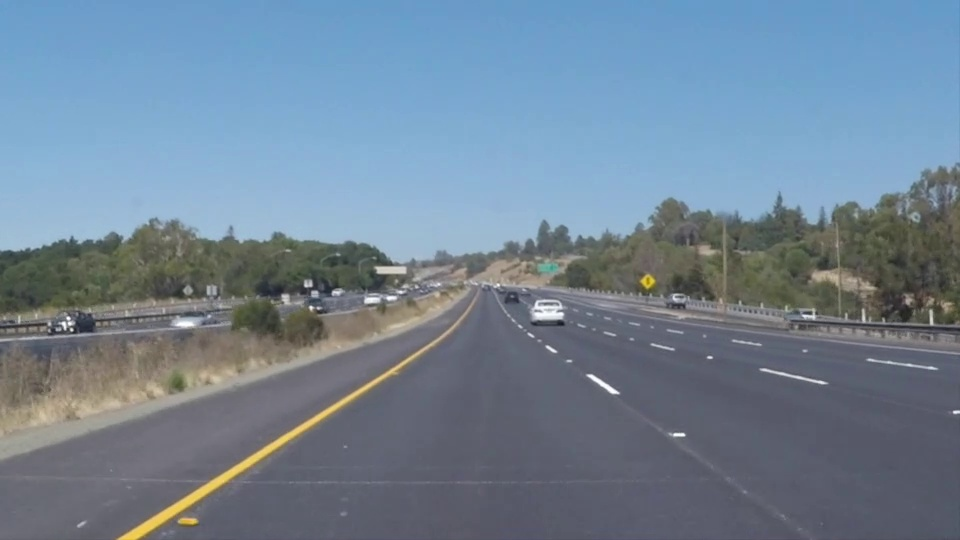
#> input picture test_images/my_test_image.jpg, 960 x 540 px; its folder holds only this picture in this run
$ jupyter execute --allow-errors P1.ipynb   (shell and % lines are left out)
#> lines starting #> are read from the running program, lines starting #| are printed output that depends on the picture; after the words box and inside, x2 and y2 are one past the last pixel; in counts of white or black regions, pixels touching at a corner belong together
# Self-Driving Car Engineer Nanodegree

## Project: **Finding Lane Lines on the Road**
***
In this project, you will use the tools you learned about in the lesson to identify lane lines on the road.  You can develop your pipeline on a series of individual images, and later apply the result to a video stream (really just a series of images). Check out the video clip "raw-lines-example.mp4" (also contained in this repository) to see what the output should look like after using the helper functions below.

Once you have a result that looks roughly like "raw-lines-example.mp4", you'll need to get creative and try to average and/or extrapolate the line segments you've detected to map out the full extent of the lane lines.  You can see an example of the result you're going for in the video "P1_example.mp4".  Ultimately, you would like to draw just one line for the left side of the lane, and one for the right.

In addition to implementing code, there is a brief writeup to complete. The writeup should be completed in a separate file, which can be either a markdown file or a pdf document. There is a [write up template](https://github.com/udacity/CarND-LaneLines-P1/blob/master/writeup_template.md) that can be used to guide the writing process. Completing both the code in the Ipython notebook and the writeup template will cover all of the [rubric points](https://review.udacity.com/#!/rubrics/322/view) for this project.

---
Let's have a look at our first image called 'test_images/solidWhiteRight.jpg'.  Run the 2 cells below (hit Shift-Enter or the "play" button above) to display the image.

**Note: If, at any point, you encounter frozen display windows or other confounding issues, you can always start again with a clean slate by going to the "Kernel" menu above and selecting "Restart & Clear Output".**

---

**The tools you have are color selection, region of interest selection, grayscaling, Gaussian smoothing, Canny Edge Detection and Hough Tranform line detection.  You  are also free to explore and try other techniques that were not presented in the lesson.  Your goal is piece together a pipeline to detect the line segments in the image, then average/extrapolate them and draw them onto the image for display (as below).  Once you have a working pipeline, try it out on the video stream below.**

---

<figure>

 <figcaption>
 <p></p>
 <p style="text-align: center;"> Your output should look something like this (above) after detecting line segments using the helper functions below </p>
 </figcaption>
</figure>
 <p></p>
<figure>

 <figcaption>
 <p></p>
 <p style="text-align: center;"> Your goal is to connect/average/extrapolate line segments to get output like this</p>
 </figcaption>
</figure>

**Run the cell below to import some packages.  If you get an `import error` for a package you've already installed, try changing your kernel (select the Kernel menu above --> Change Kernel).  Still have problems?  Try relaunching Jupyter Notebook from the terminal prompt.  Also, consult the forums for more troubleshooting tips.**

## Import Packages

[cell 1]
#importing some useful packages
import matplotlib.pyplot as plt
import matplotlib.image as mpimg
import numpy as np
import cv2
from sklearn.cluster import KMeans

## Read in an Image

#> (a cell that did not finish here is left out)

# Ideas for Lane Detection Pipeline

**Some OpenCV functions (beyond those introduced in the lesson) that might be useful for this project are:**

`cv2.inRange()` for color selection
`cv2.fillPoly()` for regions selection
`cv2.line()` to draw lines on an image given endpoints
`cv2.addWeighted()` to coadd / overlay two images
`cv2.cvtColor()` to grayscale or change color
`cv2.imwrite()` to output images to file
`cv2.bitwise_and()` to apply a mask to an image

**Check out the OpenCV documentation to learn about these and discover even more awesome functionality!**

## Helper Functions

Below are some helper functions to help get you started. They should look familiar from the lesson!

[cell 3]
import math

def grayscale(img):
    """Applies the Grayscale transform
    This will return an image with only one color channel
    but NOTE: to see the returned image as grayscale
    (assuming your grayscaled image is called 'gray')
    you should call plt.imshow(gray, cmap='gray')"""
    return cv2.cvtColor(img, cv2.COLOR_RGB2GRAY)
    # Or use BGR2GRAY if you read an image with cv2.imread()
    # return cv2.cvtColor(img, cv2.COLOR_BGR2GRAY)

# The following function hsvscale is used only for the optional challenge video to help track low contrast lane lines
# [5 lines left out: function hsvscale, not called in this run]
    # Or use BGR2GRAY if you read an image with cv2.imread()
    # return cv2.cvtColor(img, cv2.COLOR_BGR2HSV)

def canny(img, low_threshold, high_threshold):
    """Applies the Canny transform"""
    return cv2.Canny(img, low_threshold, high_threshold)

def gaussian_blur(img, kernel_size):
    """Applies a Gaussian Noise kernel"""
    return cv2.GaussianBlur(img, (kernel_size, kernel_size), 0)

def region_of_interest(img, vertices):
    """
    Applies an image mask.

    Only keeps the region of the image defined by the polygon
    formed from `vertices`. The rest of the image is set to black.
    `vertices` should be a numpy array of integer points.
    """
    #defining a blank mask to start with
    mask = np.zeros_like(img)

    #defining a 3 channel or 1 channel color to fill the mask with depending on the input image
    if len(img.shape) > 2:
        channel_count = img.shape[2]  # i.e. 3 or 4 depending on your image
        ignore_mask_color = (255,) * channel_count
    else:
        ignore_mask_color = 255

    #filling pixels inside the polygon defined by "vertices" with the fill color
    cv2.fillPoly(mask, vertices, ignore_mask_color)

    #returning the image only where mask pixels are nonzero
    masked_image = cv2.bitwise_and(img, mask)
    return masked_image


def draw_lines(img, lines, color=[255, 0, 0], thickness=5):
    """
    NOTE: this is the function you might want to use as a starting point once you want to
    average/extrapolate the line segments you detect to map out the full
    extent of the lane (going from the result shown in raw-lines-example.mp4
    to that shown in P1_example.mp4).

    Think about things like separating line segments by their
    slope ((y2-y1)/(x2-x1)) to decide which segments are part of the left
    line vs. the right line.  Then, you can average the position of each of
    the lines and extrapolate to the top and bottom of the lane.

    This function draws `lines` with `color` and `thickness`.
    Lines are drawn on the image inplace (mutates the image).
    If you want to make the lines semi-transparent, think about combining
    this function with the weighted_img() function below
    """
    # Check if atleast 2 lines are detected and assign default values
    if np.shape(lines)[0] < 2:
        print("Warning! Lines not detected. Using default lane lines with extreme values")
        ml, clx, cly = -10, 0.45*img.shape[1], 0.8*img.shape[0]
        mr, crx, cry = 10, 0.65*img.shape[1], 0.8*img.shape[0]

    else:
        # Counter for identifying the line no#
        i = 0
        # Matrix to store slope m and centre c(x,y)
        lines_mcxy = np.zeros((np.shape(lines)[0], 3))
        for row in lines:
            x1, y1, x2, y2 = row[0,0], row[0,1], row[0,2], row[0,3]
            # Uncomment and run the below commented line to see the complete set of lines obtained from hough tranform in green
            # cv2.line(img, (x1, y1), (x2, y2), [0,255,0], thickness)
            lines_mcxy[i, 0] = (y2-y1)/(x2-x1)
            lines_mcxy[i, 1] = (x1+x2)/2
            lines_mcxy[i, 2] = (y1+y2)/2
            i = i + 1

        # ml, mr, (clx, cly), (crx, cry) are the slopes and centres of the average left and right lanes respectively
        group_a = lines_mcxy[(lines_mcxy[:,0]<-0.35) & (lines_mcxy[:,0]>-10)]
        group_b = lines_mcxy[(lines_mcxy[:,0]>0.35) & (lines_mcxy[:,0]<10)]
        # catch error due to lines not falling within either group a and/or group b and assign default values
        if np.size(group_a)==0:
            print("Warning! Left lane line not detected. Using default lane line with extreme values")
            ml, clx, cly = -10, 0.45*img.shape[1], 0.8*img.shape[0]
        else:
            laneline_a = np.mean(group_a, axis=0)
            ml, clx, cly = laneline_a
        if np.size(group_b)==0:
            print("Warning! Right lane line not detected. Using default lane line with extreme values")
            mr, crx, cry = 10, 0.65*img.shape[1], 0.8*img.shape[0]
        else:
            laneline_b = np.mean(group_b, axis=0)
            mr, crx, cry = laneline_b

    # the intercept of the lines bl and br are calculated using y=mx+b equation
    bl = cly - (ml*clx)
    br = cry - (mr*crx)

    # Both lane lines by default starting at max Y of the image and ending at 0.6 of the image
    # Remember, y axis starts from top of the image
    yl1 = img.shape[0]
    yl2 = int(0.6*img.shape[0])
    xl1 = int((yl1 - bl)/ml)
    xl2 = int((yl2 - bl)/ml)
    yr1 = img.shape[0]
    yr2 = int(0.6*img.shape[0])
    xr1 = int((yr1 - br)/mr)
    xr2 = int((yr2 - br)/mr)

    # The left and the right lane lines are plotted on the empty image
    cv2.line(img, (xl1, yl1), (xl2, yl2), color, thickness)
    cv2.line(img, (xr1, yr1), (xr2, yr2), color, thickness)

def hough_lines(img, rho, theta, threshold, min_line_len, max_line_gap):
    """
    `img` should be the output of a Canny transform.

    Returns an image with hough lines drawn.
    """
    lines = cv2.HoughLinesP(img, rho, theta, threshold, np.array([]), minLineLength=min_line_len, maxLineGap=max_line_gap)
    line_img = np.zeros((img.shape[0], img.shape[1], 3), dtype=np.uint8)
    draw_lines(line_img, lines)
    return line_img

# Python 3 has support for cool math symbols.

def weighted_img(img, initial_img, α=0.8, β=1., γ=0.):
    """
    `img` is the output of the hough_lines(), An image with lines drawn on it.
    Should be a blank image (all black) with lines drawn on it.

    `initial_img` should be the image before any processing.

    The result image is computed as follows:

    initial_img * α + img * β + γ
    NOTE: initial_img and img must be the same shape!
    """
    return cv2.addWeighted(initial_img, α, img, β, γ)

## Test Images

Build your pipeline to work on the images in the directory "test_images"
**You should make sure your pipeline works well on these images before you try the videos.**

[cell 4]
import os
os.listdir("test_images/")
# Some extra image files are added in this directory to help debug certain instances in the videos

## Build a Lane Finding Pipeline

Build the pipeline and run your solution on all test_images. Make copies into the `test_images_output` directory, and you can use the images in your writeup report.

Try tuning the various parameters, especially the low and high Canny thresholds as well as the Hough lines parameters.

[cell 5]
# TODO: Build your pipeline that will draw lane lines on the test_images
# then save them to the test_images_output directory.
for img_fname in os.listdir("test_images/"):
    in_image = mpimg.imread("test_images/"+img_fname)
#> in_image is the input picture: shape (540, 960, 3); mean R, G, B 113.3, 131.9, 149.4
    imshape = in_image.shape
    # tranform image to grayscale, smoothen it with gaussian blur, detect edges, mask disinterested areas
    gray_image = grayscale(in_image)
#> in grayscale, `return cv2.cvtColor(img, cv2.COLOR_RGB2GRAY)`:
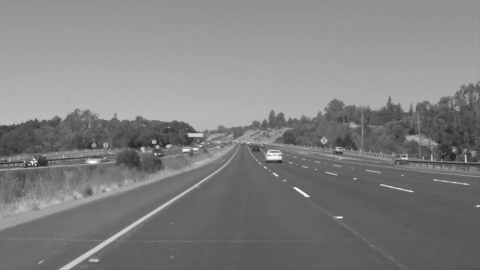
#> returned value: shape (540, 960) (shown at 1/2 size); min 25, max 255, mean 128.4
    smooth_image = gaussian_blur(gray_image, 3)
    edge_image = canny(smooth_image, 25, 125)
#> in canny, `return cv2.Canny(img, low_threshold, high_threshold)`:
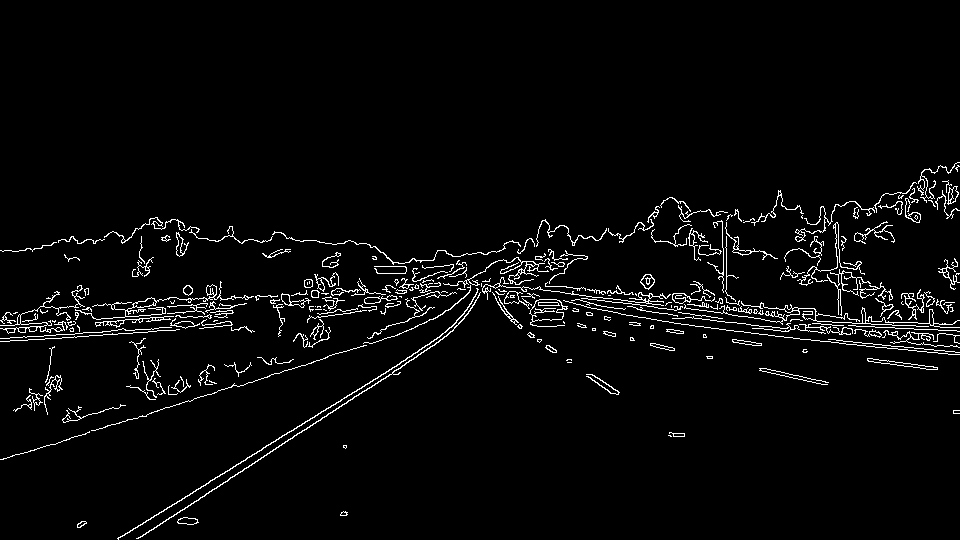
#> returned value: shape (540, 960); 3.3% white in thin lines or dots, all inside (x1, y1, x2, y2) = (0, 162, 960, 540)
    vertices = np.array([[(0, imshape[0]), (0.49*imshape[1], 0.6*imshape[0]), (0.51*imshape[1], 0.6*imshape[0]), (imshape[1], imshape[0])]], dtype=np.int32)
    mask_image = region_of_interest(edge_image, vertices)
#> in region_of_interest, `cv2.fillPoly(mask, vertices, ignore_mask_color)`:
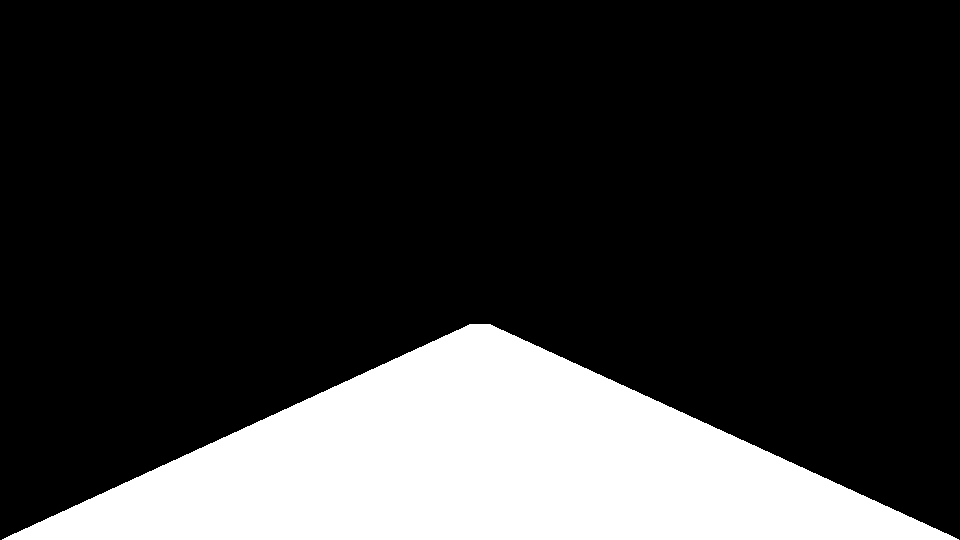
#> mask: shape (540, 960); 20.4% white; 1 white region, box (x1, y1, x2, y2) and area: (2, 324, 959, 540) 105769
#> in region_of_interest, `masked_image = cv2.bitwise_and(img, mask)`:
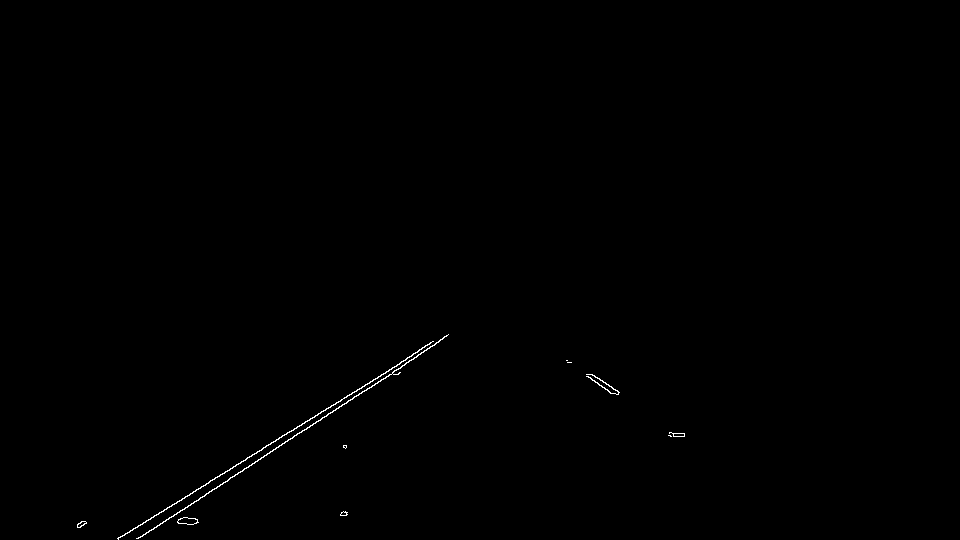
#> masked_image: shape (540, 960); 0.25% white in thin lines or dots, all inside (x1, y1, x2, y2) = (77, 334, 685, 540)
    # extract lines in the image using hough transforms and overlay lines over them
    hough_image = hough_lines(mask_image, 1, np.pi/180, 30, 10, 2)
#> in hough_lines, `lines = cv2.HoughLinesP(img, rho, theta, threshold, np.array([]), minL..`: lines = [[117, 538, 336, 402], [199, 498, 438, 342], [122, 536, 417, 352], [138, 538, 281, 445], [587, 376, 612, 393], [592, 374, 619, 392], [371, 387, 392, 373]]
#> the loop in draw_lines, `for row in lines:` made 7 passes
#> after the loop in draw_lines, `for row in lines:`: i = 7; lines_mcxy = [[-0.621, 226.5, 470], [-0.653, 318.5, 420], [-0.624, 269.5, 444], [-0.65, 209.5, 491.5], [0.68, 599.5, 384.5], [0.667, 605.5, 383], [-0.667, 381.5, 380]]
#> in draw_lines, `group_a = lines_mcxy[(lines_mcxy[:,0]<-0.35) & (lines_mcxy[:,0]>-10)]`: group_a = [[-0.621, 226.5, 470], [-0.653, 318.5, 420], [-0.624, 269.5, 444], [-0.65, 209.5, 491.5], [-0.667, 381.5, 380]]
#> in draw_lines, `group_b = lines_mcxy[(lines_mcxy[:,0]>0.35) & (lines_mcxy[:,0]<10)]`: group_b = [[0.68, 599.5, 384.5], [0.667, 605.5, 383]]
#> in draw_lines, `laneline_a = np.mean(group_a, axis=0)`: laneline_a = [-0.643, 281.1, 441.1]
#> in draw_lines, `ml, clx, cly = laneline_a`: ml = -0.643; clx = 281.1; cly = 441.1
#> in draw_lines, `laneline_b = np.mean(group_b, axis=0)`: laneline_b = [0.673, 602.5, 383.8]
#> in draw_lines, `mr, crx, cry = laneline_b`: mr = 0.673; crx = 602.5; cry = 383.8
#> in draw_lines, `bl = cly - (ml*clx)`: bl = 621.8
#> in draw_lines, `br = cry - (mr*crx)`: br = -21.93
#> in draw_lines, `xl1 = int((yl1 - bl)/ml)`: xl1 = 127
#> in draw_lines, `xl2 = int((yl2 - bl)/ml)`: xl2 = 463
#> in draw_lines, `xr1 = int((yr1 - br)/mr)`: xr1 = 834
#> in draw_lines, `xr2 = int((yr2 - br)/mr)`: xr2 = 513
#> in draw_lines, `cv2.line(img, (xr1, yr1), (xr2, yr2), color, thickness)`:
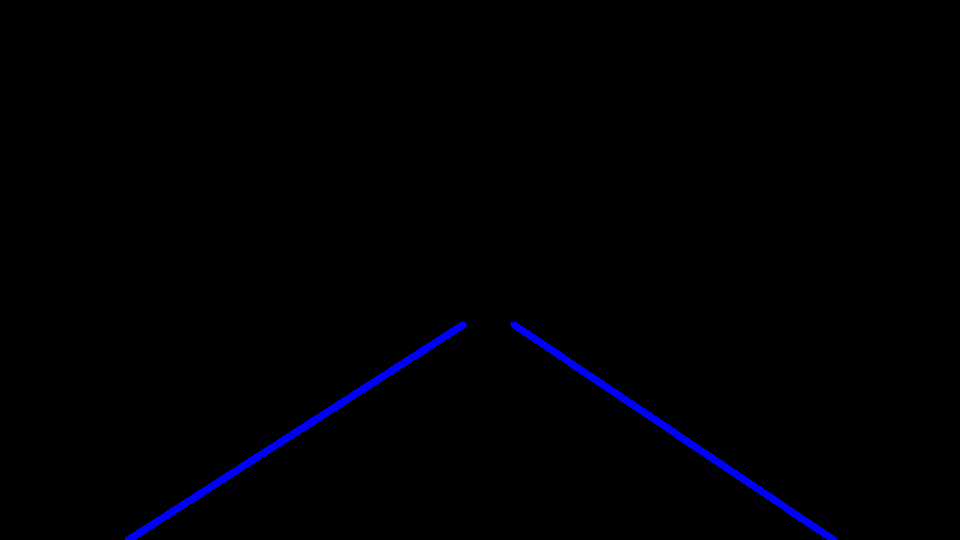
#> img: shape (540, 960, 3); mean of channels 0, 1, 2 2.8, 0, 0; drawn as B, G, R
    combined_image = weighted_img(hough_image, in_image, α=0.7, β=1, γ=0.)
#> in weighted_img, `return cv2.addWeighted(initial_img, α, img, β, γ)`:
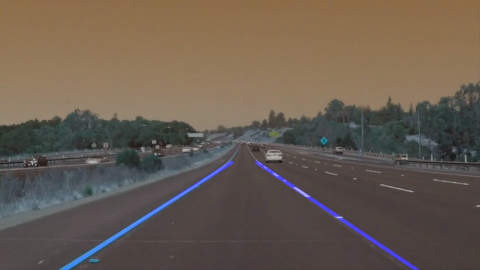
#> returned value: shape (540, 960, 3) (shown at 1/2 size); mean of channels 0, 1, 2 81, 92.3, 104.6; drawn as B, G, R
    # Convert the combined image from BGR to RGB due to opencv conventions
    b,g,r = cv2.split(combined_image)
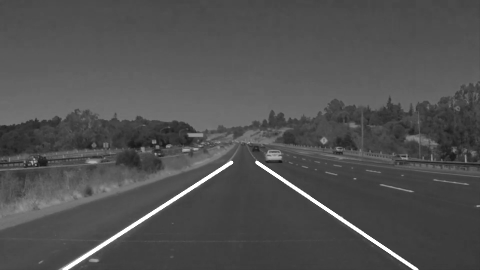
#> b: shape (540, 960) (shown at 1/2 size); min 15, max 255, mean 81
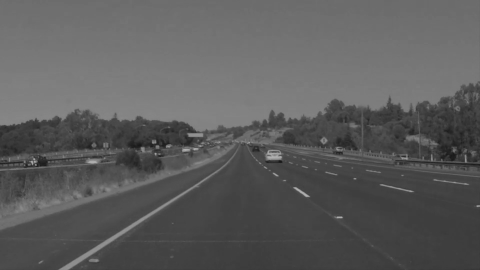
#> g: shape (540, 960) (shown at 1/2 size); min 18, max 178, mean 92.3
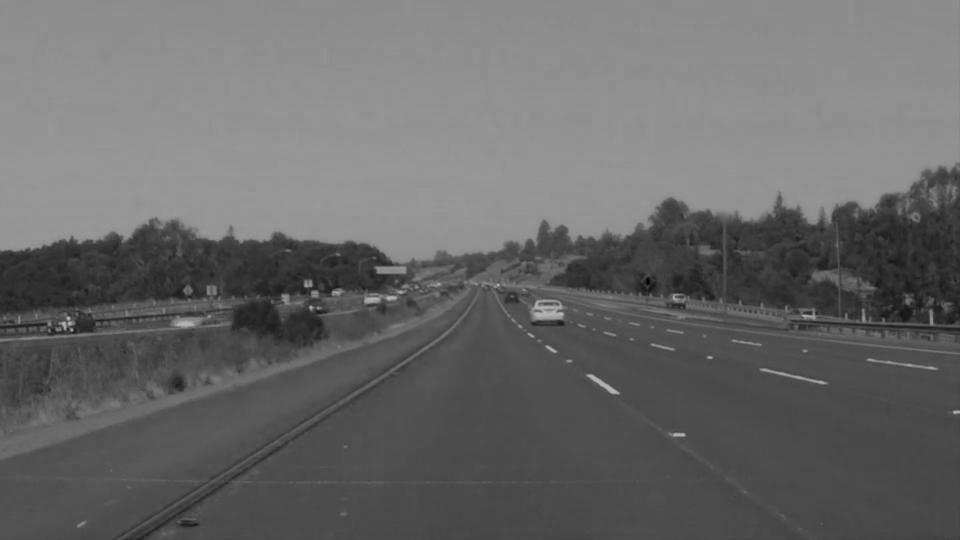
#> r: shape (540, 960); min 0, max 178, mean 104.6
    out_image = cv2.merge((r,g,b))
    # Write out the output images
    out_fpath = "test_images_output/output_" + img_fname
    cv2.imwrite(out_fpath, out_image)

# Display images from the test_images_output directory
# There are also some extra images grabbed from the optional challenge video, where the lane lines are not correct.
# Hence, this pipeline is not sufficient for the optional challenge and we require a slightly different pipeline.
# An alternative pipeline few blocks down shows this alternate pipeline used for the challenge video.
#> (the rest of this cell did not finish here and is left out)
